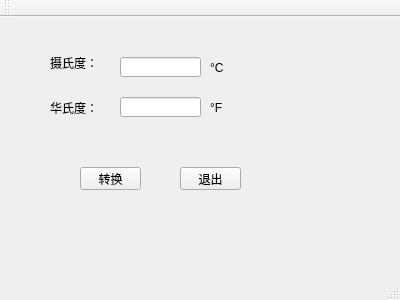
<?xml version="1.0" encoding="UTF-8"?>
<ui version="4.0">
 <class>MainWindow</class>
 <widget class="QMainWindow" name="MainWindow">
  <property name="geometry">
   <rect>
    <x>0</x>
    <y>0</y>
    <width>400</width>
    <height>300</height>
   </rect>
  </property>
  <property name="windowTitle">
   <string>MainWindow</string>
  </property>
  <widget class="QWidget" name="centralWidget">
   <widget class="QPushButton" name="trans">
    <property name="geometry">
     <rect>
      <x>80</x>
      <y>150</y>
      <width>61</width>
      <height>23</height>
     </rect>
    </property>
    <property name="text">
     <string>转换</string>
    </property>
   </widget>
   <widget class="QPushButton" name="exit">
    <property name="geometry">
     <rect>
      <x>180</x>
      <y>150</y>
      <width>61</width>
      <height>23</height>
     </rect>
    </property>
    <property name="text">
     <string>退出</string>
    </property>
   </widget>
   <widget class="QLabel" name="label">
    <property name="geometry">
     <rect>
      <x>50</x>
      <y>40</y>
      <width>54</width>
      <height>12</height>
     </rect>
    </property>
    <property name="text">
     <string>摄氏度：</string>
    </property>
   </widget>
   <widget class="QLabel" name="label_2">
    <property name="geometry">
     <rect>
      <x>50</x>
      <y>80</y>
      <width>54</width>
      <height>21</height>
     </rect>
    </property>
    <property name="text">
     <string>华氏度：</string>
    </property>
   </widget>
   <widget class="QLineEdit" name="Centigrade">
    <property name="geometry">
     <rect>
      <x>120</x>
      <y>40</y>
      <width>81</width>
      <height>20</height>
     </rect>
    </property>
   </widget>
   <widget class="QLineEdit" name="Fahrenheit">
    <property name="geometry">
     <rect>
      <x>120</x>
      <y>80</y>
      <width>81</width>
      <height>20</height>
     </rect>
    </property>
   </widget>
   <widget class="QLabel" name="label_3">
    <property name="geometry">
     <rect>
      <x>210</x>
      <y>80</y>
      <width>54</width>
      <height>21</height>
     </rect>
    </property>
    <property name="text">
     <string>°F</string>
    </property>
   </widget>
   <widget class="QLabel" name="label_4">
    <property name="geometry">
     <rect>
      <x>210</x>
      <y>40</y>
      <width>54</width>
      <height>21</height>
     </rect>
    </property>
    <property name="text">
     <string>°C</string>
    </property>
   </widget>
  </widget>
  <widget class="QMenuBar" name="menuBar">
   <property name="geometry">
    <rect>
     <x>0</x>
     <y>0</y>
     <width>400</width>
     <height>23</height>
    </rect>
   </property>
  </widget>
  <widget class="QToolBar" name="mainToolBar">
   <attribute name="toolBarArea">
    <enum>TopToolBarArea</enum>
   </attribute>
   <attribute name="toolBarBreak">
    <bool>false</bool>
   </attribute>
  </widget>
  <widget class="QStatusBar" name="statusBar"/>
 </widget>
 <layoutdefault spacing="6" margin="11"/>
 <resources/>
 <connections>
  <connection>
   <sender>exit</sender>
   <signal>clicked()</signal>
   <receiver>MainWindow</receiver>
   <slot>close()</slot>
   <hints>
    <hint type="sourcelabel">
     <x>210</x>
     <y>196</y>
    </hint>
    <hint type="destinationlabel">
     <x>199</x>
     <y>149</y>
    </hint>
   </hints>
  </connection>
 </connections>
</ui>
